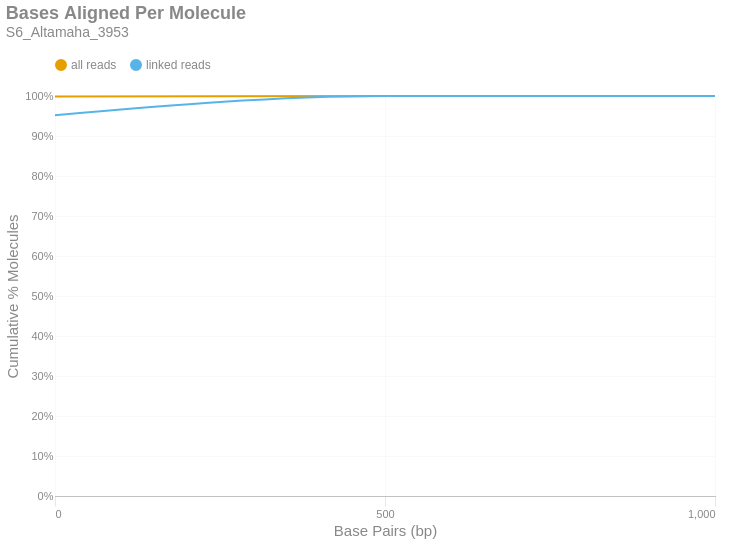

The cell this chart's notebook holds for it:
### Markdown cell above
### Bases Aligned Per Molecule
This is a cumulative frequency distribution showing the number of base pairs aligned per unique molecule. These data are shown in 500 bp bins. There are two distributions: one with `all reads` (yellow) and another with only `linked reads` (blue). The percent of molecules in the `linked reads` distribution is relative to the total number of linked molecules.

### Code cell
if SKIPLR:
    print_html(f"Skipped")
else:
    binned_df = consolidated_hist(valids['aligned_bp'], mask, 500, True)
    with SafeRender(binned_df):
        (
            density_plot(binned_df, 'Bases Aligned Per Molecule', samplename, 'basesper')
            .encode(
                x=alt.X('bin:Q', title="Base Pairs (bp)").axis(tickMinStep=500).scale(padding=0),
                y=alt.Y('value:Q', title='Cumulative % Molecules')
                    .axis(format='%')
                    .scale(domain = [0,1])
                    .stack(False),
                color=alt.Color("key:N").scale(domain = ["all reads", "linked reads"]),
                tooltip = [
                    alt.Tooltip("key:N", title = "Data Type"),
                    alt.Tooltip("range_label:N", title="Bases Aligned Per Molecule"),
                    alt.Tooltip("value:Q", format = ".2%", title="% Molecules (Cum.)")
                ]
            )
        ).display()

### Figure 1 — Vega-Lite specification as saved in the notebook (floating-point values rounded to 4 significant figures)
{"width": "container", "height": 400, "config": {"title": {"anchor": "start", "dy": -15, "fontSize": 18, "color": "#888888", "subtitleColor": "#888888", "subtitleFontSize": 14}, "arc": {"fill": "#0072B2"}, "axis": {"domainColor": "#888888", "domainWidth": 0.5, "gridWidth": 0.2, "grid": false, "titleFontWeight": 400, "titleFontSize": 15, "labelFontSize": 11, "labelColor": "#888888", "tickColor": "#888888", "tickWidth": 0.2, "titleColor": "#888888"}, "axisBand": {"grid": false}, "axisX": {"grid": true, "tickSize": 10, "domainCap": "round"}, "axisY": {"domain": false, "grid": true, "tickSize": 0, "domainCap": "round"}, "background": "transparent", "header": {"labelFontSize": 15, "labelColor": "#888888", "titleFontSize": 15, "titleFontWeight": 600, "titleColor": "#888888"}, "legend": {"labelFont": "sans-serif", "labelFontSize": 12, "labelColor": "#888888", "symbolSize": 100, "symbolType": "circle", "titleFontSize": 12, "titlePadding": 10, "titleColor": "#888888", "title": null, "orient": "top"}, "range": {"category": ["#E69F00", "#56B4E9", "#009E73", "#F0E442", "#0072B2", "#D55E00", "#CC79A7", "#000000"], "diverging": ["#cfe8f3", "#a2d4ec", "#73bfe2", "#46abdb", "#1696d2", "#12719e"]}, "area": {"fill": "#0072B2", "fillOpacity": 0.7, "line": true, "strokeOpacity": 0.7}, "line": {"color": "#0072B2", "stroke": "#0072B2", "strokeWidth": 2}, "trail": {"color": "#0072B2", "stroke": "#0072B2", "strokeWidth": 0, "size": 1}, "point": {"filled": true, "fillOpacity": 1.0, "size": 95}, "text": {"color": "#888888", "fontSize": 11, "align": "right", "fontWeight": 400, "size": 11}, "bar": {"fill": "#0072B2", "stroke": null}, "view": {"stroke": null, "continuousWidth": 660, "continuousHeight": 400}}, "data": {"name": "data-b0d695d553c21978d59d833ebd5f6dc7"}, "mark": {"type": "line", "interpolate": "monotone", "point": {"opacity": 0, "size": 275}}, "encoding": {"color": {"field": "key", "scale": {"domain": ["all reads", "linked reads"]}, "type": "nominal"}, "tooltip": [{"field": "key", "title": "Data Type", "type": "nominal"}, {"field": "range_label", "title": "Bases Aligned Per Molecule", "type": "nominal"}, {"field": "value", "format": ".2%", "title": "% Molecules (Cum.)", "type": "quantitative"}], "x": {"axis": {"tickMinStep": 500}, "field": "bin", "scale": {"padding": 0}, "title": "Base Pairs (bp)", "type": "quantitative"}, "y": {"axis": {"format": "%"}, "field": "value", "scale": {"domain": [0, 1]}, "stack": false, "title": "Cumulative % Molecules", "type": "quantitative"}}, "params": [{"name": "param_c36ac31b6afebe62", "select": {"type": "point", "fields": ["key"]}, "bind": "legend"}], "title": {"text": "Bases Aligned Per Molecule", "subtitle": "S6_Altamaha_3953"}, "transform": [{"fold": ["all reads (cumsum)", "linked reads (cumsum)"]}, {"calculate": "replace(datum.key, ' (cumsum)', '')", "as": "key"}, {"filter": {"param": "param_c36ac31b6afebe62"}}], "usermeta": {"embedOptions": {"downloadFileName": "S6_Altamaha_3953.basesper"}}, "$schema": "https://vega.github.io/schema/vega-lite/v6.1.0.json", "datasets": {"data-b0d695d553c21978d59d833ebd5f6dc7": [{"bin": "0.0", "interval": "0.0-500.0", "all reads": 0.9985, "linked reads": 0.952, "all reads (cumsum)": 0.9985, "linked reads (cumsum)": 0.952, "range_label": "0-499"}, {"bin": "500.0", "interval": "500.0-1000.0", "all reads": 0.001508, "linked reads": 0.04788, "all reads (cumsum)": 1.0, "linked reads (cumsum)": 0.9998, "range_label": "500-999"}, {"bin": "1000.0", "interval": "1000.0-1500.0", "all reads": 9.248e-06, "linked reads": 0.0001678, "all reads (cumsum)": 1.0, "linked reads (cumsum)": 1.0, "range_label": "1000-1499"}]}}
